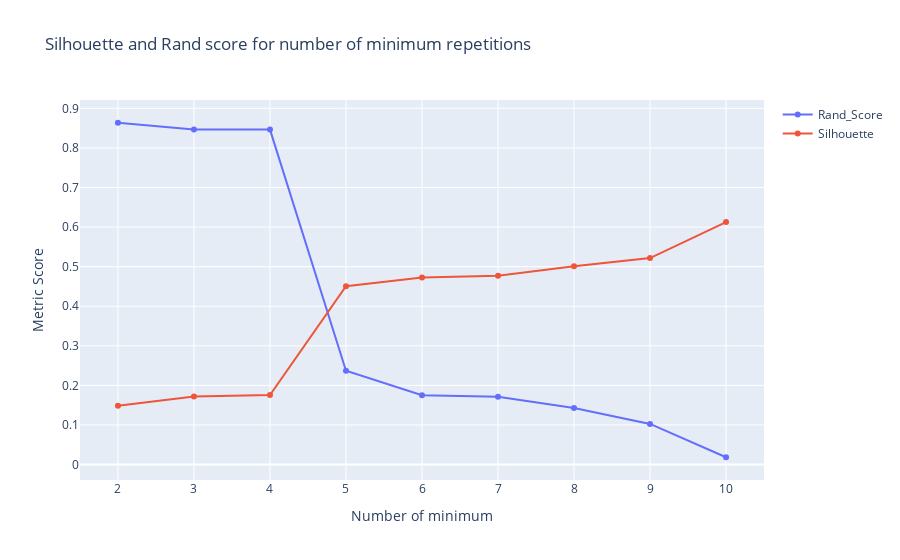

The cell this chart's notebook holds for it:
### Markdown cell above
## Analysis for local minimum fit approach

### Code cell
rand_scores = list()
sil_scores = list()
for num_iter in np.arange(2, 11, 1):
    snf.local_minimum_fit(iters_to_min=num_iter, plot_step=False)
    y_pred = SpectralClustering(n_clusters=3, affinity='precomputed').fit(snf.p_mirna).labels_
    mean_rand = (adjusted_rand_score(y_rna, y_pred) + adjusted_rand_score(y_illumina, y_pred) + adjusted_rand_score(y_mirna, y_pred))/3
    mean_sil = (silhouette_score(snf.p_illumina, y_pred) + silhouette_score(snf.p_mirna, y_pred) + silhouette_score(snf.p_rna, y_pred))/3
    rand_scores.append(mean_rand)
    sil_scores.append(mean_sil)

steps = np.arange(2, 11, 1)
fig = go.Figure()
fig.add_trace(go.Scatter(x=steps, y=rand_scores, name='Rand_Score'))
fig.add_trace(go.Scatter(x=steps, y=sil_scores, name='Silhouette'))
fig.update_layout(title="Silhouette and Rand score for number of minimum repetitions",
                 xaxis_title="Number of minimum",
                 yaxis_title="Metric Score",
                 )
fig.show()

### Figure 1 — Plotly figure (JSON) as saved in the notebook; plotly's stock layout.template omitted (floating-point values rounded to 4 significant figures)
{"data": [{"name": "Rand_Score", "type": "scatter", "x": [2, 3, 4, 5, 6, 7, 8, 9, 10], "y": [0.8635, 0.8462, 0.8462, 0.2369, 0.1751, 0.1713, 0.1428, 0.1026, 0.01842]}, {"name": "Silhouette", "type": "scatter", "x": [2, 3, 4, 5, 6, 7, 8, 9, 10], "y": [0.1488, 0.1716, 0.1756, 0.4505, 0.4726, 0.4769, 0.5007, 0.5217, 0.6127]}], "layout": {"title": {"text": "Silhouette and Rand score for number of minimum repetitions"}, "xaxis": {"title": {"text": "Number of minimum"}}, "yaxis": {"title": {"text": "Metric Score"}}}}
